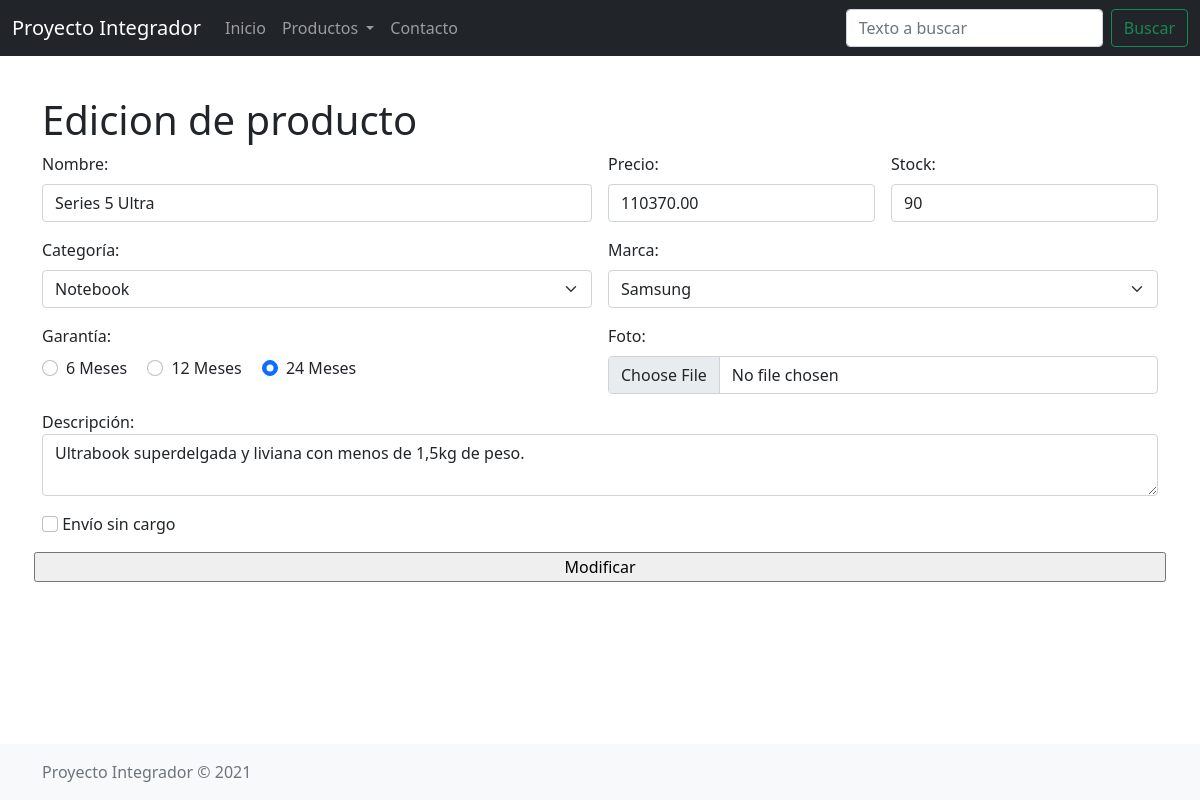
Screenshot of /productos-editar.php?producto_editar=35 with the database file from the repository.
### tables this page shows
CREATE TABLE `productos` (
  `id_producto` int(11) NOT NULL,
  `nombre` varchar(50) NOT NULL,
  `id_categoria` int(10) UNSIGNED NOT NULL,
  `id_marca` int(11) NOT NULL,
  `precio` decimal(8,2) UNSIGNED NOT NULL,
  `stock` int(10) UNSIGNED NOT NULL,
  `garantia` tinyint(3) UNSIGNED NOT NULL,
  `detalles` varchar(3000) DEFAULT NULL,
  `envio` tinyint(1) DEFAULT NULL,
  `foto` varchar(100) DEFAULT NULL,
  `fecha_de_alta` timestamp NOT NULL DEFAULT current_timestamp() ON UPDATE current_timestamp()
);

### productos-editar.php (called while the page is built, shortened)
<?php
require_once 'funciones.php';
$link = mysqli_connect(DB_HOST, DB_USER, DB_PASSWORD, DB_NAME);
$envio = '';
$idGet = $_GET['producto_editar'];
if ($_SERVER['REQUEST_METHOD'] === 'GET') {
    $query = <<<QUERY
SELECT
	id_producto,
	nombre,
    id_categoria,
    id_marca,
    precio,
    stock,
    garantia,
    detalles,
    envio,
    foto
FROM
	productos
WHERE
	id_producto = $idGet
QUERY;
    $result = mysqli_query($link, $query);
    if ($result) {
        $fetch = mysqli_fetch_assoc($result);
        $nombre = $fetch['nombre'];
        $precio = $fetch['precio'];
        $stock = $fetch['stock'];
        $categoria = $fetch['id_categoria'];
        $marca = $fetch['id_marca'];
        $garantia = $fetch['garantia'];
        $descripcion = $fetch['detalles'];
        $envio = $fetch['envio'];
    }
}
$method = 'POST';
$btnValue = 'Modificar';
include '_header.php';
include '_productos-form.php';
include '_footer.php';

### funciones.php (the view, shortened to what this page needs)
<?php
function getCategoriasSelect ($id) {
    $link = mysqli_connect(DB_HOST, DB_USER, DB_PASSWORD, DB_NAME);
    $query = 'SELECT id_categoria, nombre FROM categorias ORDER BY nombre';
    $result = mysqli_query($link, $query);
    $htmlOptions = '';
    while ($categoria = mysqli_fetch_assoc($result)) {
        $id_categoria = $categoria['id_categoria'];
        $nombreCategoria = $categoria['nombre'];
        $selected = '';
        if ($id === $id_categoria) {
            $selected = 'selected';
        }
        $htmlOptions .= <<<HTML_OPTION
            <option value="$id_categoria" $selected>$nombreCategoria</option>;
        HTML_OPTION;
    }
    $vacioSelected = '';
    return <<<HTML_SELECT
        <select class="form-select" id="categoria" name="categoria">
            <option disabled $vacioSelected>Seleccionar...</option>
            $htmlOptions
        </select>
    HTML_SELECT;
}
function getMarcasSelect ($id) {
    $link = mysqli_connect(DB_HOST, DB_USER, DB_PASSWORD, DB_NAME);
    $query = 'SELECT id_marca, nombre FROM marcas ORDER BY nombre';
    $result = mysqli_query($link, $query);
    $htmlOptions = '';
    while ($marca = mysqli_fetch_assoc($result)) {
        $id_marca = $marca['id_marca'];
        $nombreMarca = $marca['nombre'];
        $selected = '';
        if ($id === $id_marca) {
            $selected = 'selected';
        }
        $htmlOptions .= <<<HTML_OPTION
            <option value="$id_marca" $selected>$nombreMarca</option>;
        HTML_OPTION;
    }
    $vacioSelected = '';
    return <<<HTML_SELECT
        <select class="form-select" id="marca" name="marca">
            <option disabled $vacioSelected>Seleccionar...</option>
            $htmlOptions
        </select>
    HTML_SELECT;
}
?>

### _productos-form.php (shortened to what this page needs)
<form class="row g-3" method="<?= $method ?>" action="" novalidate>
    <div class="col-md-6 col-xxl-4">
        <label class="form-label" for="nombre">Nombre:</label>
        <input class="form-control" type="text" id="nombre" name="nombre" minlength="3" value="<?= $nombre ?>" autofocus required autocomplete="off">
    </div>
    <div class="col-md-3 col-sm-6 col-xxl-1">
        <label class="form-label" for="precio">Precio:</label>
        <input class="form-control" type="text" id="precio" name="precio" value="<?= $precio ?>"">
</div>
<div class=" col-md-3 col-sm-6 col-xxl-1">
        <label class="form-label" for="stock">Stock:</label>
        <input class="form-control" type="text" id="stock" name="stock" value="<?= $stock ?>"">
</div>
<div class=" col-md-6 col-xxl-3">
        <label class="form-label" for="categoria">Categoría:</label>
        <?= getCategoriasSelect($categoria) ?>
    </div>
    <div class="col-md-6 col-xxl-3">
        <label class="form-label" for="marca" required>Marca:</label>
        <?= getMarcasSelect($marca)  ?>
    </div>
    <div class="col-md-6">
        <label class="form-label" for="garantia" required>Garantía:</label><br>
        <div class="form-check form-check-inline">
            <input class="form-check-input" type="radio" name="garantia" id="inlineRadio1" value="6" <?php if ($garantia === '6') {
                                                                                                            echo 'checked';
                                                                                                        } ?>>
            <label class="form-check-label" for="inlineRadio1">6 Meses</label>
        </div>
        <div class="form-check form-check-inline">
            <input class="form-check-input" type="radio" name="garantia" id="inlineRadio2" value="12" <?php if ($garantia === '12') {
                                                                                                            echo 'checked';
                                                                                                        } ?>>
            <label class="form-check-label" for="inlineRadio2">12 Meses</label>
        </div>
        <div class="form-check form-check-inline">
            <input class="form-check-input" type="radio" name="garantia" id="inlineRadio3" value="24" <?php if ($garantia === '24') {
                                                                                                            echo 'checked';
                                                                                                        } ?>>
            <label class="form-check-label" for="inlineRadio3">24 Meses</label>
        </div>
    </div>
    <div class="col-md-6">
        <label class="form-label" for="foto">Foto:</label>
        <input class="form-control" type="file" id="foto" name="foto">
    </div>
    <div class="col-md-12">
        <label class="textarea" for="descripcion">Descripción:</label> <br>
        <textarea class="form-control" type="text" id="descripcion" name="descripcion" minlength="10" maxlength="500" placeholder="Descripcion" required><?= $descripcion ?></textarea>
    </div>
    <div class="col-md-12">
        <input class="form-check-input" type="checkbox" value="1" id="envio" name="envio" <?php if ($envio === '1') {
                                                                                                echo 'checked';
                                                                                            } ?>>
        <label class="form-check-label" for="envio">Envío sin cargo</label>
    </div>
    <input type="submit" value="<?= $btnValue ?>">
</form>

### rows the page displays
productos: nombre "Series 5 Ultra", precio "110370.00", stock "90", garantia "☐ 6 Meses", garantia "☐ 12 Meses", garantia "☑ 24 Meses", descripcion "Ultrabook superdelgada y liviana con menos de 1,5kg de peso."

### other values shown
$titulo "Edicion de producto"
form field categoria "Notebook"
form field marca "Samsung"
